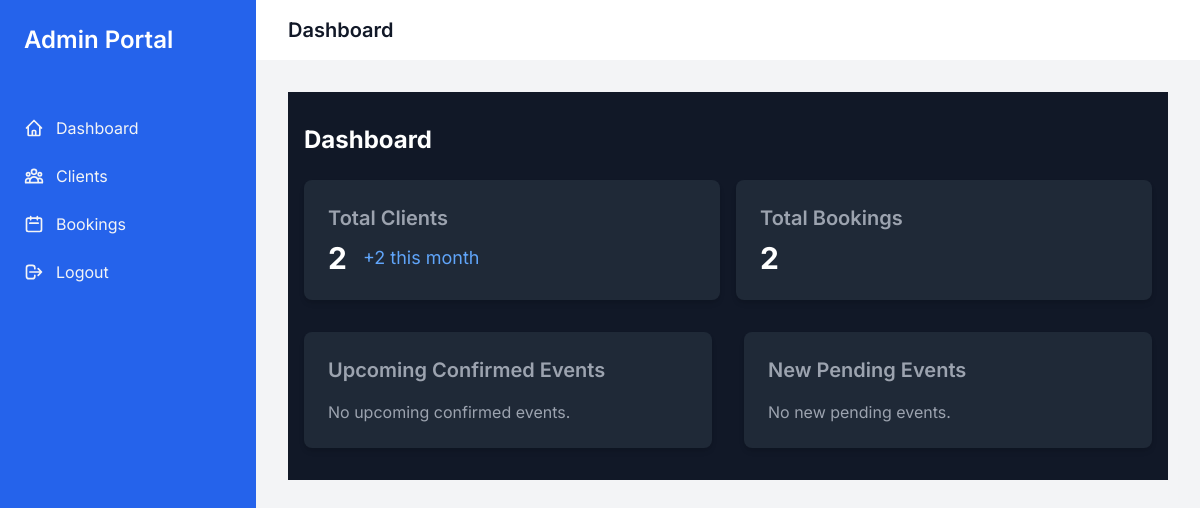
The page /admin-portal/ (signed in) on the database as committed earlier.
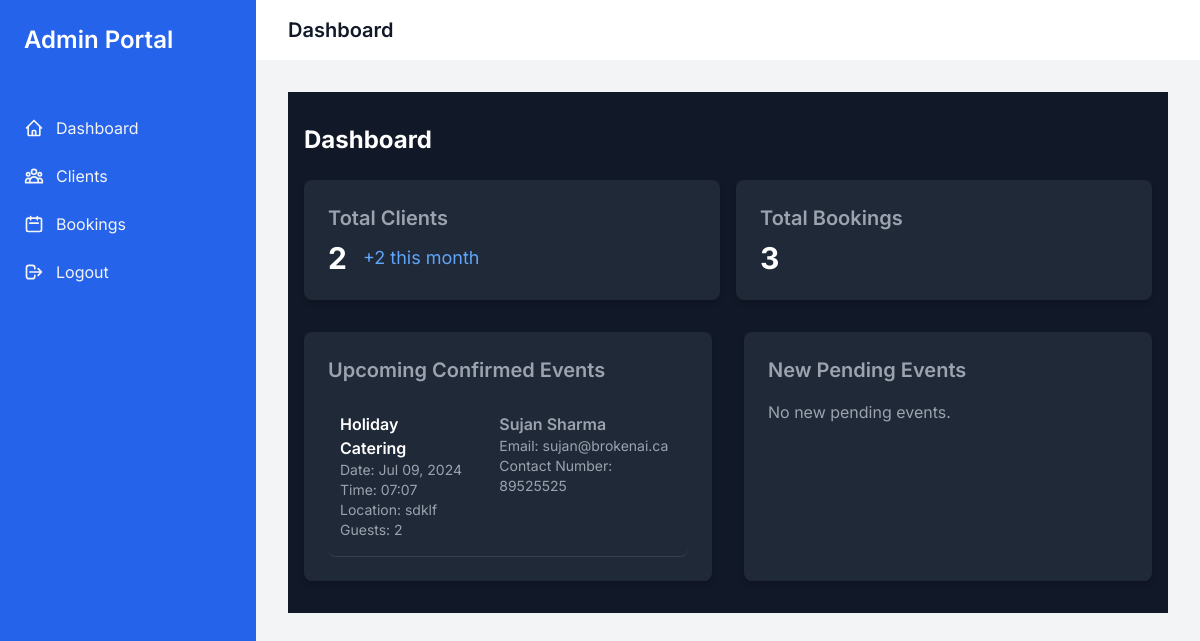
The same page on the database as committed later.
### accounts/models.py (models this page shows, shortened)
class BBQBooking(models.Model):
    user = models.ForeignKey(settings.AUTH_USER_MODEL, on_delete=models.CASCADE, related_name='bbq_bookings')
    status = models.IntegerField(default=0)  # 0: Pending, 1: Confirmed, 2: Cancelled, 3: Completed
    date = models.DateField()
    time = models.TimeField()
    location = models.CharField(max_length=255)
    guests = models.IntegerField()
    EVENT_TYPES = [
        ('private', 'Private BBQ'),
        ('company', 'Company BBQ'),
        ('wedding', 'Wedding BBQ'),
        ('school', 'School BBQ'),
        ('themed', 'Themed BBQ'),
        ('breakfast', 'Breakfast Catering'),
        ('holiday', 'Holiday Catering'),
    ]
    event_type = models.CharField(max_length=20, choices=EVENT_TYPES, default='private')
    MAIN_DISHES = [
        ('beef', 'Beef'),
        ('chicken', 'Chicken'),
        ('pork', 'Pork'),
        ('fish', 'Fish'),
    ]
    main_dishes = models.JSONField()  # Store as {"beef": 10, "chicken": 5, ...}
    SIDE_DISHES = [
        ('salad', 'Salad'),
        ('corn', 'Corn'),
        ('potatoes', 'Potatoes'),
        ('beans', 'Beans'),
        ('coleslaw', 'Coleslaw'),
    ]
    side_dishes = models.JSONField()  # Store as {"salad": 15, "corn": 10, ...}
    DESSERTS = [
        ('ice_cream', 'Ice Cream'),
        ('fruit', 'Fruit'),
    ]
    desserts = models.JSONField()  # Store as {"ice_cream": 20, "fruit": 10}
    drinks = models.IntegerField()  # Total number of drinks (same as guests)

class CustomUser(AbstractUser):
    email = models.EmailField(_('email address'), unique=True)
    contact_number = models.CharField(max_length=15)
    address = models.TextField(blank=True)
    username = models.CharField(max_length=150, unique=True, blank=True)
    USERNAME_FIELD = 'email'
    REQUIRED_FIELDS = ['first_name', 'last_name', 'contact_number']
    objects = CustomUserManager()

### admin_portal/views.py (the view)
# urls.py: path('', views.admin_dashboard, name='admin_home'),
@staff_member_required
def admin_dashboard(request):
    total_clients = CustomUser.objects.count()
    total_bookings = BBQBooking.objects.count()
    current_month = timezone.now().month
    current_year = timezone.now().year
    new_clients_this_month = CustomUser.objects.filter(
        date_joined__month=current_month,
        date_joined__year=current_year
    ).count()
    upcoming_events = BBQBooking.objects.filter(
        status=1,
    ).order_by('date', 'time')[:5]
    new_events = BBQBooking.objects.filter(status=0).order_by('date', 'time')[:5]
    context = {
        'total_clients': total_clients,
        'new_clients_this_month': new_clients_this_month,
        'total_bookings': total_bookings,
        'upcoming_events': upcoming_events,
        'new_events': new_events,
    }
    return render(request, 'dashboard.html', context)

### admin_portal/templates/dashboard.html (shortened to what the changed rows need)
{% extends "admin_base.html" %}
{% block admin_content %}
<div class="container mx-auto px-4 py-8 bg-gray-900 text-gray-300">
    <h1 class="text-2xl font-bold mb-6 text-white">
        {% block header_title %}Dashboard{%endblock %}
    </h1>
    <div class="grid grid-cols-2 gap-4 mb-8">
        <div class="bg-gray-800 rounded-lg shadow-md p-6">
            <h2 class="text-xl font-semibold mb-2 text-gray-400">Total Clients</h2>
        </div>
        <div class="bg-gray-800 rounded-lg shadow-md p-6">
            <h2 class="text-xl font-semibold mb-2 text-gray-400">Total Bookings</h2>
            <p class="text-3xl font-bold text-white">{{ total_bookings }}</p>
        </div>
    </div>
    <div class="grid grid-cols-2 gap-8">
        <div class="bg-gray-800 rounded-lg shadow-md p-6">
            <h2 class="text-xl font-semibold mb-4 text-gray-400">Upcoming Confirmed Events</h2>
            {% if upcoming_events %}
            <ul class="space-y-4">
                {% for event in upcoming_events %}
                <li class="border-b border-gray-700 pb-4 hover:bg-gray-700 px-3 rounded-lg py-3 transition-colors duration-200 cursor-pointer event-item"
                    data-event-id="{{ event.id }}">
                    <div class="flex flex-row gap-9">
                        <div>
                            <p class="font-semibold text-white">{{ event.get_event_type_display }}</p>
                            <p class="text-sm text-gray-400">Date: {{ event.date|date:"M d, Y" }}</p>
                            <p class="text-sm text-gray-400">Time: {{ event.time|time:"H:i" }}</p>
                            <p class="text-sm text-gray-400">Location: {{ event.location }}</p>
                            <p class="text-sm text-gray-400">Guests: {{ event.guests }}</p>
                        </div>
                        <div>
                            <p class="font-semibold text-gray-400">{{ event.user.first_name }} {{event.user.last_name}}
                            </p>
                            <p class="text-sm text-gray-400">Email: {{ event.user.email}}</p>
                            <p class="text-sm text-gray-400">Contact Number: {{ event.user.contact_number }}</p>
                        </div>
                    </div>
                </li>
                {% endfor %}
            </ul>
            {% else %}
            <p class="text-gray-400">No upcoming confirmed events.</p>
            {% endif %}
        </div>
        <div class="bg-gray-800 rounded-lg shadow-md p-6">
            <h2 class="text-xl font-semibold mb-4 text-gray-400">New Pending Events</h2>
        </div>
    </div>
</div>
{% endblock %}

Rows that differ between the two databases and show on the page:
added BBQBooking: event_type "Holiday Catering", date "Jul 09, 2024", time "07:07", location "sdklf", guests "2", user.first_name "Sujan", user.last_name "Sharma", user.email "sujan@brokenai.ca", user.contact_number "89525525"
Other text that changed with them:
{{ total_bookings }}: "2" → "3"
text no longer shown: "No upcoming confirmed events."
